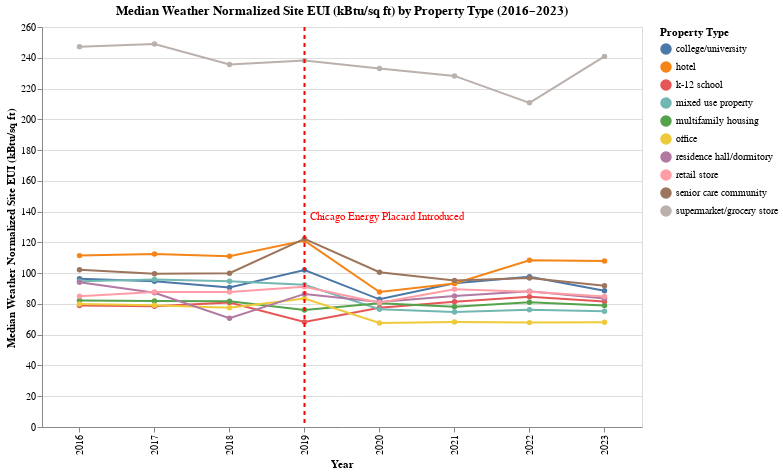

Notebook cell for this chart:
### Code cell
median_site = plot_metric_by_property(
    df=top_energy,
    metric_col="Weather Normalized Site EUI (kBtu/sq ft)",
    agg_func=pd.Series.median,
)
median_site

### Figure 1 — Vega-Lite specification as saved in the notebook (floating-point values rounded to 4 significant figures)
{"config": {"view": {"continuousWidth": 300, "continuousHeight": 300}}, "layer": [{"data": {"name": "data-bedfe3385cd4eb30bc4e3edf6813f67e"}, "mark": {"type": "line", "point": true}, "encoding": {"color": {"field": "Primary Property Type", "title": "Property Type", "type": "nominal"}, "tooltip": [{"field": "Primary Property Type", "title": "Property Type", "type": "nominal"}, {"field": "Data Year", "title": "Year", "type": "quantitative"}, {"field": "Aggregated_Metric", "format": ".2f", "title": "Median Weather Normalized Site EUI (kBtu/sq ft)", "type": "quantitative"}], "x": {"field": "Data Year", "sort": "ascending", "title": "Year", "type": "ordinal"}, "y": {"field": "Aggregated_Metric", "title": "Median Weather Normalized Site EUI (kBtu/sq ft)", "type": "quantitative"}}, "name": "view_1"}, {"data": {"name": "data-0c454f3f83ff251380041a7c1dc9c76c"}, "mark": {"type": "rule", "color": "red", "size": 2, "strokeDash": [4, 4]}, "encoding": {"x": {"field": "Data Year", "type": "ordinal"}}}, {"data": {"name": "data-59d4f649ef26394b53c706eca5efd7c6"}, "mark": {"type": "text", "align": "left", "baseline": "bottom", "color": "red", "dx": 5, "dy": -5}, "encoding": {"text": {"field": "label", "type": "nominal"}, "x": {"field": "Data Year", "type": "ordinal"}}}], "height": 400, "params": [{"name": "param_1", "select": {"type": "interval", "encodings": ["x", "y"]}, "bind": "scales", "views": ["view_1"]}], "title": "Median Weather Normalized Site EUI (kBtu/sq ft) by Property Type (2016–2023)", "width": 600, "$schema": "https://vega.github.io/schema/vega-lite/v5.20.1.json", "datasets": {"data-bedfe3385cd4eb30bc4e3edf6813f67e": [{"Data Year": 2016, "Primary Property Type": "college/university", "Aggregated_Metric": 96.4}, {"Data Year": 2016, "Primary Property Type": "hotel", "Aggregated_Metric": 111.4}, {"Data Year": 2016, "Primary Property Type": "k-12 school", "Aggregated_Metric": 78.95}, {"Data Year": 2016, "Primary Property Type": "mixed use property", "Aggregated_Metric": 94.8}, {"Data Year": 2016, "Primary Property Type": "multifamily housing", "Aggregated_Metric": 82.2}, {"Data Year": 2016, "Primary Property Type": "office", "Aggregated_Metric": 79.9}, {"Data Year": 2016, "Primary Property Type": "residence hall/dormitory", "Aggregated_Metric": 94.15}, {"Data Year": 2016, "Primary Property Type": "retail store", "Aggregated_Metric": 85.0}, {"Data Year": 2016, "Primary Property Type": "senior care community", "Aggregated_Metric": 102.2}, {"Data Year": 2016, "Primary Property Type": "supermarket/grocery store", "Aggregated_Metric": 247.1}, {"Data Year": 2017, "Primary Property Type": "college/university", "Aggregated_Metric": 94.7}, {"Data Year": 2017, "Primary Property Type": "hotel", "Aggregated_Metric": 112.4}, {"Data Year": 2017, "Primary Property Type": "k-12 school", "Aggregated_Metric": 78.5}, {"Data Year": 2017, "Primary Property Type": "mixed use property", "Aggregated_Metric": 95.9}, {"Data Year": 2017, "Primary Property Type": "multifamily housing", "Aggregated_Metric": 81.9}, {"Data Year": 2017, "Primary Property Type": "office", "Aggregated_Metric": 79.1}, {"Data Year": 2017, "Primary Property Type": "residence hall/dormitory", "Aggregated_Metric": 87.2}, {"Data Year": 2017, "Primary Property Type": "retail store", "Aggregated_Metric": 87.8}, {"Data Year": 2017, "Primary Property Type": "senior care community", "Aggregated_Metric": 99.55}, {"Data Year": 2017, "Primary Property Type": "supermarket/grocery store", "Aggregated_Metric": 249.0}, {"Data Year": 2018, "Primary Property Type": "college/university", "Aggregated_Metric": 90.75}, {"Data Year": 2018, "Primary Property Type": "hotel", "Aggregated_Metric": 111.0}, {"Data Year": 2018, "Primary Property Type": "k-12 school", "Aggregated_Metric": 80.95}, {"Data Year": 2018, "Primary Property Type": "mixed use property", "Aggregated_Metric": 94.8}, {"Data Year": 2018, "Primary Property Type": "multifamily housing", "Aggregated_Metric": 81.8}, {"Data Year": 2018, "Primary Property Type": "office", "Aggregated_Metric": 77.5}, {"Data Year": 2018, "Primary Property Type": "residence hall/dormitory", "Aggregated_Metric": 70.65}, {"Data Year": 2018, "Primary Property Type": "retail store", "Aggregated_Metric": 87.8}, {"Data Year": 2018, "Primary Property Type": "senior care community", "Aggregated_Metric": 99.95}, {"Data Year": 2018, "Primary Property Type": "supermarket/grocery store", "Aggregated_Metric": 235.6}, {"Data Year": 2019, "Primary Property Type": "college/university", "Aggregated_Metric": 102.0}, {"Data Year": 2019, "Primary Property Type": "hotel", "Aggregated_Metric": 121.2}, {"Data Year": 2019, "Primary Property Type": "k-12 school", "Aggregated_Metric": 68.3}, {"Data Year": 2019, "Primary Property Type": "mixed use property", "Aggregated_Metric": 92.4}, {"Data Year": 2019, "Primary Property Type": "multifamily housing", "Aggregated_Metric": 76.0}, {"Data Year": 2019, "Primary Property Type": "office", "Aggregated_Metric": 83.5}, {"Data Year": 2019, "Primary Property Type": "residence hall/dormitory", "Aggregated_Metric": 86.5}, {"Data Year": 2019, "Primary Property Type": "retail store", "Aggregated_Metric": 91.2}, {"Data Year": 2019, "Primary Property Type": "senior care community", "Aggregated_Metric": 122.3}, {"Data Year": 2019, "Primary Property Type": "supermarket/grocery store", "Aggregated_Metric": 238.2}, {"Data Year": 2020, "Primary Property Type": "college/university", "Aggregated_Metric": 83.0}, {"Data Year": 2020, "Primary Property Type": "hotel", "Aggregated_Metric": 87.7}, {"Data Year": 2020, "Primary Property Type": "k-12 school", "Aggregated_Metric": 77.5}, {"Data Year": 2020, "Primary Property Type": "mixed use property", "Aggregated_Metric": 76.5}, {"Data Year": 2020, "Primary Property Type": "multifamily housing", "Aggregated_Metric": 80.4}, {"Data Year": 2020, "Primary Property Type": "office", "Aggregated_Metric": 67.65}, {"Data Year": 2020, "Primary Property Type": "residence hall/dormitory", "Aggregated_Metric": 81.3}, {"Data Year": 2020, "Primary Property Type": "retail store", "Aggregated_Metric": 80.7}, {"Data Year": 2020, "Primary Property Type": "senior care community", "Aggregated_Metric": 100.7}, {"Data Year": 2020, "Primary Property Type": "supermarket/grocery store", "Aggregated_Metric": 233.0}, {"Data Year": 2021, "Primary Property Type": "college/university", "Aggregated_Metric": 93.5}, {"Data Year": 2021, "Primary Property Type": "hotel", "Aggregated_Metric": 93.3}, {"Data Year": 2021, "Primary Property Type": "k-12 school", "Aggregated_Metric": 81.35}, {"Data Year": 2021, "Primary Property Type": "mixed use property", "Aggregated_Metric": 74.7}, {"Data Year": 2021, "Primary Property Type": "multifamily housing", "Aggregated_Metric": 78.1}, {"Data Year": 2021, "Primary Property Type": "office", "Aggregated_Metric": 68.2}, {"Data Year": 2021, "Primary Property Type": "residence hall/dormitory", "Aggregated_Metric": 85.1}, {"Data Year": 2021, "Primary Property Type": "retail store", "Aggregated_Metric": 89.5}, {"Data Year": 2021, "Primary Property Type": "senior care community", "Aggregated_Metric": 95.3}, {"Data Year": 2021, "Primary Property Type": "supermarket/grocery store", "Aggregated_Metric": 228.2}, {"Data Year": 2022, "Primary Property Type": "college/university", "Aggregated_Metric": 97.7}, {"Data Year": 2022, "Primary Property Type": "hotel", "Aggregated_Metric": 108.3}, {"Data Year": 2022, "Primary Property Type": "k-12 school", "Aggregated_Metric": 84.65}, {"Data Year": 2022, "Primary Property Type": "mixed use property", "Aggregated_Metric": 76.2}, {"Data Year": 2022, "Primary Property Type": "multifamily housing", "Aggregated_Metric": 81.1}, {"Data Year": 2022, "Primary Property Type": "office", "Aggregated_Metric": 67.85}, {"Data Year": 2022, "Primary Property Type": "residence hall/dormitory", "Aggregated_Metric": 88.25}, {"Data Year": 2022, "Primary Property Type": "retail store", "Aggregated_Metric": 87.9}, {"Data Year": 2022, "Primary Property Type": "senior care community", "Aggregated_Metric": 96.8}, {"Data Year": 2022, "Primary Property Type": "supermarket/grocery store", "Aggregated_Metric": 210.7}, {"Data Year": 2023, "Primary Property Type": "college/university", "Aggregated_Metric": 88.55}, {"Data Year": 2023, "Primary Property Type": "hotel", "Aggregated_Metric": 107.8}, {"Data Year": 2023, "Primary Property Type": "k-12 school", "Aggregated_Metric": 81.5}, {"Data Year": 2023, "Primary Property Type": "mixed use property", "Aggregated_Metric": 75.2}, {"Data Year": 2023, "Primary Property Type": "multifamily housing", "Aggregated_Metric": 78.9}, {"Data Year": 2023, "Primary Property Type": "office", "Aggregated_Metric": 68.1}, {"Data Year": 2023, "Primary Property Type": "residence hall/dormitory", "Aggregated_Metric": 83.5}, {"Data Year": 2023, "Primary Property Type": "retail store", "Aggregated_Metric": 84.85}, {"Data Year": 2023, "Primary Property Type": "senior care community", "Aggregated_Metric": 91.85}, {"Data Year": 2023, "Primary Property Type": "supermarket/grocery store", "Aggregated_Metric": 240.9}], "data-0c454f3f83ff251380041a7c1dc9c76c": [{"Data Year": 2019}], "data-59d4f649ef26394b53c706eca5efd7c6": [{"Data Year": 2019, "label": "Chicago Energy Placard Introduced"}]}}
